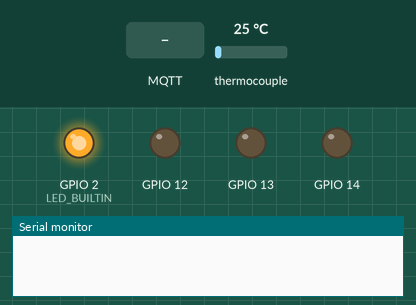
The sketch below on a simulated ESP8266 (NodeMCU). Shown: output pins drawn as LEDs (lit = HIGH, except the on-board LED, lit = LOW), the last lines printed to the serial monitor. Dashed ring = blinking. Inputs (shaded band) come from the test bench; at power-on: thermocouple 25 °C. WiFi joins after 1.5 s; servers stay silent unless stated; no MQTT or app messages arrive unless stated.

Above: at 0.1 s.
At 2.5 s:
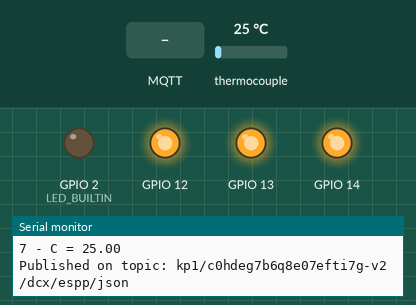
2.6 s: MQTT message "1" arrives on the first subscribed topic
At 4.08 s:
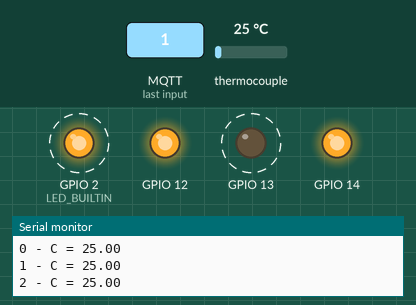
Timing chart, 0 to 11.5 s (numbered marks = the images above; inputs shaded):
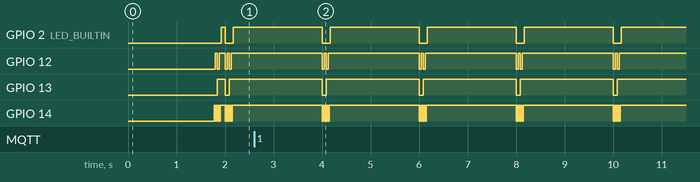

Measured:
- by itself, GPIO 2 (LED_BUILTIN): alternates HIGH for 1.8 s and LOW for 0.17 s
- by itself, GPIO 12: repeats every 2.0 s: HIGH 0.04 s, LOW 0.04 s, HIGH 1.9 s, LOW 0.04 s
- by itself, GPIO 13: alternates HIGH for 1.9 s and LOW for 0.08 s
- by itself, GPIO 14: repeats every 2.0 s: 3 × (HIGH 0.02 s, LOW 0.02 s), HIGH 1.9 s, LOW 0.02 s

The sketch:

teste_termopar_4051_8266.ino
```cpp
#include <ESP8266WiFi.h>
#include <PubSubClient.h>
#include <ArduinoJson.h>
#include "max6675.h"

const char* ssid = "tixx";        // WiFi name
const char* password = "12345678";    // WiFi password
const char* mqtt_server = "mqtt.cloud.kaaiot.com";
const String TOKEN = "espp";        // Endpoint token - you get (or specify) it during device provisioning
const String APP_VERSION = "c0hdeg7b6q8e07efti7g-v2";  // Application version - you specify it during device provisioning

const unsigned long fiveSeconds = 1 * 2 * 1000UL;
static unsigned long lastPublish = 0 - fiveSeconds;

WiFiClient espClient;
PubSubClient client(espClient);

struct CD4051
{
    uint8_t A, B, C;
    int Val;
};

CD4051 CD;

MAX6675 robojax(16, 5, 4);// create instance object of MAX6675
void setup() {
  InitCD(14,12,13);
  Serial.begin(115200);
  client.setServer(mqtt_server, 1883);
  client.setCallback(callback);
  pinMode(LED_BUILTIN, OUTPUT);
}

void loop() {
  setup_wifi();
  if (!client.connected()) {
    reconnect();
  }
  client.loop();

  unsigned long now = millis();
  if (now - lastPublish >= fiveSeconds) {
    lastPublish += fiveSeconds;

    digitalWrite(LED_BUILTIN, LOW);
    DynamicJsonDocument telemetry(1023);
    telemetry.createNestedObject();
    for (int i = 0; i < 8; i++)
    {
        SetCd(i);
        float temp = robojax.readCelsius();
        telemetry[0][String(i)] = temp;
        Serial.print(i);
        Serial.print(" - C = ");
        Serial.println(temp);
    }
    String topic = "kp1/" + APP_VERSION + "/dcx/" + TOKEN + "/json";
    client.publish(topic.c_str(), telemetry.as<String>().c_str());
    Serial.println("Published on topic: " + topic);
    digitalWrite(LED_BUILTIN, HIGH);
  }

}
void InitCD(uint8_t a,uint8_t b, uint8_t c){
  CD.A = a;
  CD.B = b;
  CD.C = c;
  pinMode(CD.A, OUTPUT);
  pinMode(CD.B, OUTPUT);
  pinMode(CD.C, OUTPUT);
  digitalWrite(CD.A, LOW);
  digitalWrite(CD.B, LOW);
  digitalWrite(CD.C, LOW);
}

void SetCd(int val){
  CD.Val = val;
  digitalWrite(CD.A, bitRead(val, 0));
  digitalWrite(CD.B, bitRead(val, 1));
  digitalWrite(CD.C, bitRead(val, 2));
  delay(20);
}

void callback(char* topic, byte* payload, unsigned int length) {
  Serial.printf("\nHandling command message on topic: %s\n", topic);

  DynamicJsonDocument doc(1023);
  deserializeJson(doc, payload, length);
  JsonVariant json_var = doc.as<JsonVariant>();

  DynamicJsonDocument commandResponse(1023);
  for (int i = 0; i < json_var.size(); i++) {
    unsigned int command_id = json_var[i]["id"].as<unsigned int>();
    commandResponse.createNestedObject();
    commandResponse[i]["id"] = command_id;
    commandResponse[i]["statusCode"] = 200;
    commandResponse[i]["payload"] = "done";
  }

  String responseTopic = "kp1/" + APP_VERSION + "/cex/" + TOKEN + "/result/SWITCH";
  client.publish(responseTopic.c_str(), commandResponse.as<String>().c_str());
  Serial.println("Published response to SWITCH command on topic: " + responseTopic);
}

void setup_wifi() {
  if (WiFi.status() != WL_CONNECTED) {
    delay(200);
    Serial.println();
    Serial.printf("Connecting to [%s]", ssid);
    WiFi.begin(ssid, password);
    connectWiFi();
  }
}

void connectWiFi() {
  while (WiFi.status() != WL_CONNECTED) {
    delay(500);
    Serial.print(".");
  }
  Serial.println();
  Serial.println("WiFi connected");
  Serial.println("IP address: ");
  Serial.println(WiFi.localIP());
}

void reconnect() {
  while (!client.connected()) {
    Serial.println("Attempting MQTT connection...");
    char *client_id = "client-id-123ab";
    if (client.connect(client_id)) {
      Serial.println("Connected to WiFi");
      // ... and resubscribe
      subscribeToCommand();
    } else {
      Serial.print("failed, rc=");
      Serial.print(client.state());
      Serial.println(" try again in 5 seconds");
      // Wait 5 seconds before retrying
      delay(5000);
    }
  }
}

void subscribeToCommand() {
  String topic = "kp1/" + APP_VERSION + "/cex/" + TOKEN + "/command/SWITCH/status";
  client.subscribe(topic.c_str());
  Serial.println("Subscribed on topic: " + topic);
}
```
